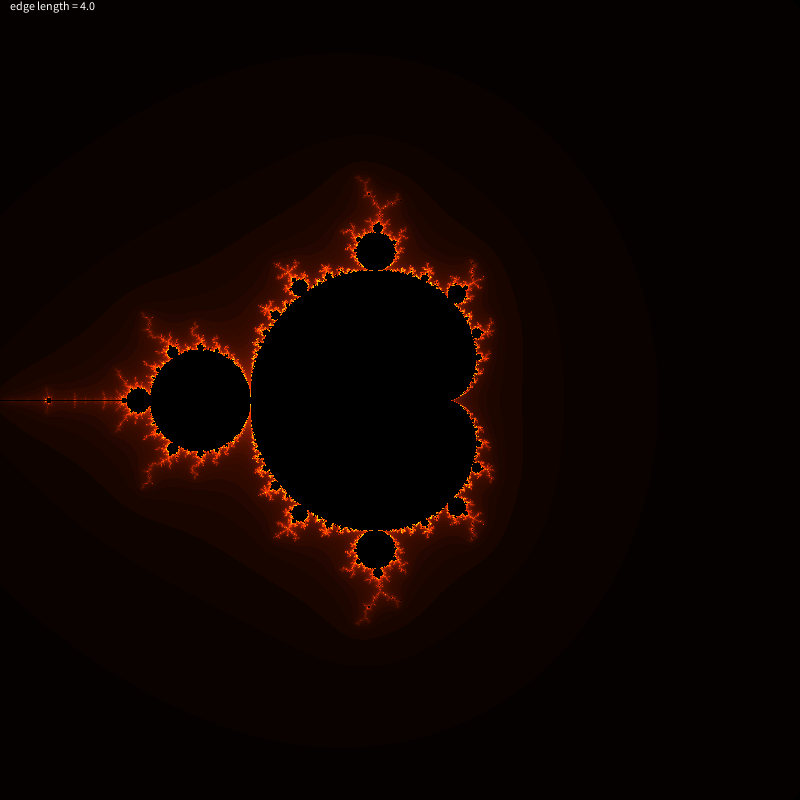
Frame 1 (no input)
Frame 60 (the mouse pressed at the canvas centre just before this capture): identical to frame 1, image omitted
Frame 120 (the mouse held since frame 60 and released just before this capture): identical to frame 1, image omitted

The Processing sketch that drew this single still picture (run headless with seeded random() and noise(); from frame 60 on, the mouse is pressed at the canvas centre):

// Processing sketch: mandelbrotSet
// ── mandelbrotSet.pde
int max = 200;
double s, xOff, yOff;
boolean start;
int[][] cArr;
 
void setup() {
    size(800, 800);
    cArr = new int[width][height];
     
    reset();
}
 
void reset() {
    xOff = 0;
    yOff = 0;
     
    start = false;
     
    s = 4;
     
    mandelbrot(s);
}
 
void keyPressed() {
    if (key == 'r') reset();
}
 
void mouseClicked() {
    xOff = xOff + (mouseX-(width/2.0))*(s/width);
    yOff = yOff + (mouseY-(height/2.0))*(s/height);
    start = true;
}
 
void draw() {
    if (!start) return;
 
    s -= s/4;
    mandelbrot(s);
}

//z_new = z^2 + C
//z = x + yi
//C = cR + cIi
//z^2 = x^2 - y^2 + 2xyi
//z_new = (x^2 - y^2 + cR) + (2xy + cI)i
float upperBound = 100;

void mandelbrot(double s) {
    int curMin = max, curMax = 0;
    loadPixels();
     
    for (int i = 0; i < height; i++) {
     
        double cR = xOff+(i - width/2.0)*(s/width);
         
        for (int j = 0; j < width; j++) {
         
            double cI = yOff+(j - height/2.0)*(s/height);
             
            double x = 0;
            double y = 0;
             
            int k = 0;
            
            //get next z
            while (x*x+y*y <= upperBound && k < max) {
                double x_new = x*x - y*y + cR;
                y = 2*x*y + cI;
                x = x_new;
                k++;
            }
             
            if (curMin > k) curMin = k;
            if (curMax < k) curMax = k;
 
            cArr[i][j] = k;
        }
    }
 
    int cRange = curMax - curMin;
 
    for (int x = 0; x < width; x++) {
        for (int y = 0; y < height; y++) {
            int c = cArr[x][y];
 
            if (c == max) 
                c = 0;
            else 
                c = (int)(((float)(c-curMin)/(float)cRange) * 255);
            pixels[x + (width*y)] = color(min(c*5, 255), min(c, 255), 0);
        }
    }
 
    updatePixels();
 
    fill(255);
    text("edge length = " + s + "", 10, 10);
}
